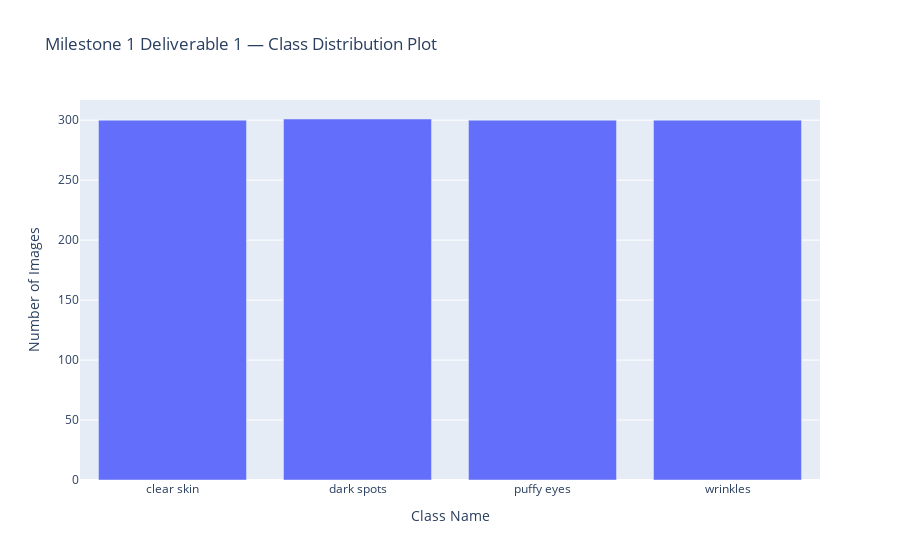

Notebook code for this chart:
### Code cell
# 3️⃣ Plot distribution (Deliverable 1)
fig = go.Figure([go.Bar(x=list(image_counts.keys()), y=list(image_counts.values()))])
fig.update_layout(
    title="Milestone 1 Deliverable 1 — Class Distribution Plot",
    xaxis_title="Class Name",
    yaxis_title="Number of Images",
)
fig.show()

### Figure 1 — Plotly figure (JSON) as saved in the notebook; plotly's stock layout.template omitted (floating-point values rounded to 4 significant figures)
{"data": [{"type": "bar", "x": ["clear skin", "dark spots", "puffy eyes", "wrinkles"], "y": [300, 301, 300, 300]}], "layout": {"title": {"text": "Milestone 1 Deliverable 1 — Class Distribution Plot"}, "xaxis": {"title": {"text": "Class Name"}}, "yaxis": {"title": {"text": "Number of Images"}}}}
